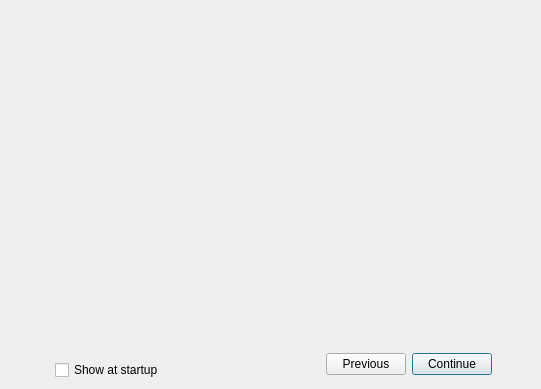
<?xml version="1.0" encoding="UTF-8"?>
<ui version="4.0">
 <class>WizardDialog</class>
 <widget class="QDialog" name="WizardDialog">
  <property name="geometry">
   <rect>
    <x>0</x>
    <y>0</y>
    <width>541</width>
    <height>389</height>
   </rect>
  </property>
  <property name="sizePolicy">
   <sizepolicy hsizetype="Preferred" vsizetype="Preferred">
    <horstretch>0</horstretch>
    <verstretch>0</verstretch>
   </sizepolicy>
  </property>
  <property name="minimumSize">
   <size>
    <width>541</width>
    <height>389</height>
   </size>
  </property>
  <property name="maximumSize">
   <size>
    <width>541</width>
    <height>389</height>
   </size>
  </property>
  <property name="windowTitle">
   <string>VoxOx - Setup Wizard</string>
  </property>
  <property name="sizeGripEnabled">
   <bool>false</bool>
  </property>
  <layout class="QGridLayout" name="gridLayout_3">
   <property name="leftMargin">
    <number>0</number>
   </property>
   <property name="rightMargin">
    <number>0</number>
   </property>
   <property name="bottomMargin">
    <number>0</number>
   </property>
   <property name="horizontalSpacing">
    <number>0</number>
   </property>
   <item row="0" column="0">
    <spacer name="horizontalSpacer_5">
     <property name="orientation">
      <enum>Qt::Horizontal</enum>
     </property>
     <property name="sizeType">
      <enum>QSizePolicy::Fixed</enum>
     </property>
     <property name="sizeHint" stdset="0">
      <size>
       <width>40</width>
       <height>20</height>
      </size>
     </property>
    </spacer>
   </item>
   <item row="0" column="1">
    <layout class="QGridLayout" name="gridLayout">
     <item row="0" column="0">
      <widget class="QLabel" name="lblIcon">
       <property name="sizePolicy">
        <sizepolicy hsizetype="Fixed" vsizetype="Fixed">
         <horstretch>0</horstretch>
         <verstretch>0</verstretch>
        </sizepolicy>
       </property>
       <property name="text">
        <string/>
       </property>
      </widget>
     </item>
     <item row="0" column="1">
      <widget class="QLabel" name="titleLabel">
       <property name="text">
        <string/>
       </property>
       <property name="alignment">
        <set>Qt::AlignBottom|Qt::AlignLeading|Qt::AlignLeft</set>
       </property>
      </widget>
     </item>
     <item row="0" column="2">
      <spacer name="horizontalSpacer_4">
       <property name="orientation">
        <enum>Qt::Horizontal</enum>
       </property>
       <property name="sizeHint" stdset="0">
        <size>
         <width>40</width>
         <height>20</height>
        </size>
       </property>
      </spacer>
     </item>
     <item row="0" column="3">
      <widget class="QLabel" name="lblWizardLogo">
       <property name="minimumSize">
        <size>
         <width>139</width>
         <height>36</height>
        </size>
       </property>
       <property name="maximumSize">
        <size>
         <width>139</width>
         <height>36</height>
        </size>
       </property>
       <property name="text">
        <string/>
       </property>
       <property name="pixmap">
        <pixmap resource="../../../../resources/wengophone.qrc">:/pics/wizard/voxox_logo.png</pixmap>
       </property>
      </widget>
     </item>
     <item row="1" column="0" colspan="4">
      <widget class="QLabel" name="lblDescription">
       <property name="text">
        <string/>
       </property>
       <property name="alignment">
        <set>Qt::AlignLeading|Qt::AlignLeft|Qt::AlignTop</set>
       </property>
      </widget>
     </item>
     <item row="2" column="0" colspan="4">
      <widget class="QLabel" name="lblHr">
       <property name="minimumSize">
        <size>
         <width>438</width>
         <height>7</height>
        </size>
       </property>
       <property name="maximumSize">
        <size>
         <width>438</width>
         <height>7</height>
        </size>
       </property>
       <property name="pixmap">
        <pixmap resource="../../../../resources/wengophone.qrc">:/pics/wizard/division_line.png</pixmap>
       </property>
       <property name="alignment">
        <set>Qt::AlignCenter</set>
       </property>
      </widget>
     </item>
    </layout>
   </item>
   <item row="0" column="2">
    <spacer name="horizontalSpacer_2">
     <property name="orientation">
      <enum>Qt::Horizontal</enum>
     </property>
     <property name="sizeType">
      <enum>QSizePolicy::Fixed</enum>
     </property>
     <property name="sizeHint" stdset="0">
      <size>
       <width>40</width>
       <height>20</height>
      </size>
     </property>
    </spacer>
   </item>
   <item row="1" column="0">
    <spacer name="horizontalSpacer_6">
     <property name="orientation">
      <enum>Qt::Horizontal</enum>
     </property>
     <property name="sizeType">
      <enum>QSizePolicy::Fixed</enum>
     </property>
     <property name="sizeHint" stdset="0">
      <size>
       <width>40</width>
       <height>20</height>
      </size>
     </property>
    </spacer>
   </item>
   <item row="1" column="1">
    <widget class="QStackedWidget" name="stackedWidget">
     <property name="sizePolicy">
      <sizepolicy hsizetype="Expanding" vsizetype="Preferred">
       <horstretch>0</horstretch>
       <verstretch>0</verstretch>
      </sizepolicy>
     </property>
    </widget>
   </item>
   <item row="1" column="2">
    <spacer name="horizontalSpacer">
     <property name="orientation">
      <enum>Qt::Horizontal</enum>
     </property>
     <property name="sizeType">
      <enum>QSizePolicy::Fixed</enum>
     </property>
     <property name="sizeHint" stdset="0">
      <size>
       <width>40</width>
       <height>20</height>
      </size>
     </property>
    </spacer>
   </item>
   <item row="2" column="0" colspan="3">
    <widget class="QFrame" name="lowerFrame">
     <property name="sizePolicy">
      <sizepolicy hsizetype="Preferred" vsizetype="Preferred">
       <horstretch>0</horstretch>
       <verstretch>0</verstretch>
      </sizepolicy>
     </property>
     <property name="minimumSize">
      <size>
       <width>1</width>
       <height>50</height>
      </size>
     </property>
     <property name="maximumSize">
      <size>
       <width>16777215</width>
       <height>50</height>
      </size>
     </property>
     <property name="frameShape">
      <enum>QFrame::NoFrame</enum>
     </property>
     <property name="frameShadow">
      <enum>QFrame::Raised</enum>
     </property>
     <layout class="QGridLayout" name="gridLayout_2">
      <item row="0" column="0" rowspan="2">
       <spacer name="horizontalSpacer_3">
        <property name="orientation">
         <enum>Qt::Horizontal</enum>
        </property>
        <property name="sizeType">
         <enum>QSizePolicy::Fixed</enum>
        </property>
        <property name="sizeHint" stdset="0">
         <size>
          <width>40</width>
          <height>20</height>
         </size>
        </property>
       </spacer>
      </item>
      <item row="0" column="1" rowspan="2" colspan="2">
       <widget class="QLabel" name="lblStepImages">
        <property name="text">
         <string/>
        </property>
       </widget>
      </item>
      <item row="1" column="2">
       <widget class="QCheckBox" name="chkShowStartup">
        <property name="text">
         <string>Show at startup</string>
        </property>
       </widget>
      </item>
      <item row="0" column="3" rowspan="2">
       <spacer>
        <property name="orientation">
         <enum>Qt::Horizontal</enum>
        </property>
        <property name="sizeHint" stdset="0">
         <size>
          <width>184</width>
          <height>22</height>
         </size>
        </property>
       </spacer>
      </item>
      <item row="0" column="4" rowspan="2">
       <widget class="QPushButton" name="backButton">
        <property name="text">
         <string>Previous</string>
        </property>
        <property name="autoDefault">
         <bool>false</bool>
        </property>
       </widget>
      </item>
      <item row="0" column="5" rowspan="2">
       <widget class="QPushButton" name="continueButton">
        <property name="text">
         <string>Continue</string>
        </property>
        <property name="autoDefault">
         <bool>true</bool>
        </property>
        <property name="default">
         <bool>false</bool>
        </property>
       </widget>
      </item>
      <item row="0" column="6" rowspan="2">
       <spacer name="horizontalSpacer_7">
        <property name="orientation">
         <enum>Qt::Horizontal</enum>
        </property>
        <property name="sizeType">
         <enum>QSizePolicy::Fixed</enum>
        </property>
        <property name="sizeHint" stdset="0">
         <size>
          <width>40</width>
          <height>20</height>
         </size>
        </property>
       </spacer>
      </item>
     </layout>
    </widget>
   </item>
  </layout>
 </widget>
 <resources>
  <include location="../../../../resources/wengophone.qrc"/>
  <include location="../../../../resources/wengophone.qrc"/>
  <include location="../../../../resources/wengophone.qrc"/>
  <include location="../../../../resources/wengophone.qrc"/>
  <include location="../../../../resources/wengophone.qrc"/>
  <include location="../../../../resources/wengophone.qrc"/>
  <include location="../../../../resources/wengophone.qrc"/>
  <include location="../../../../resources/wengophone.qrc"/>
  <include location="../../../../resources/wengophone.qrc"/>
  <include location="../../../../resources/wengophone.qrc"/>
  <include location="../../../../resources/wengophone.qrc"/>
  <include location="../../../../resources/wengophone.qrc"/>
  <include location="../../../../resources/wengophone.qrc"/>
  <include location="../../../../resources/wengophone.qrc"/>
  <include location="../../../../resources/wengophone.qrc"/>
 </resources>
 <connections/>
</ui>
